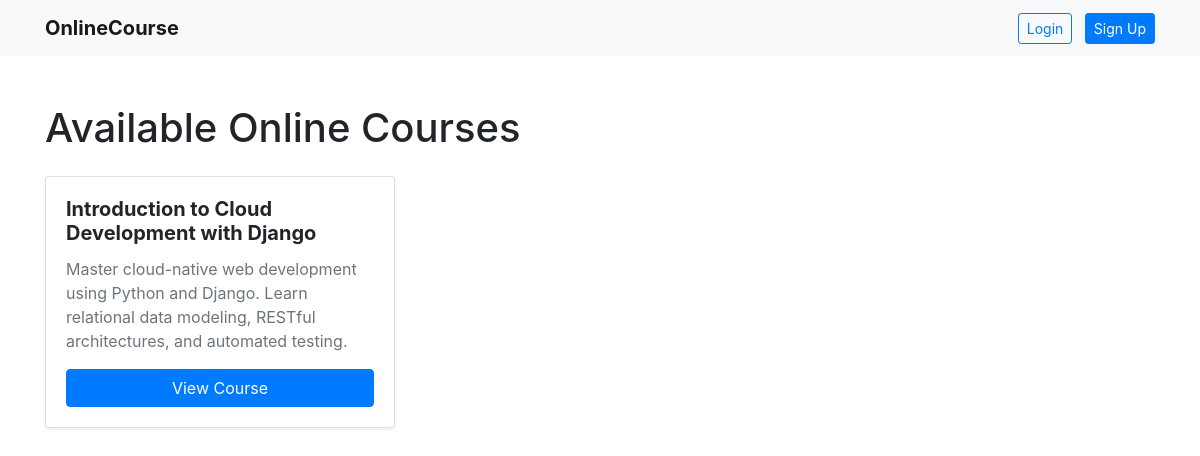
The page /onlinecourse/ on the database its author committed.
### onlinecourse/models.py (models this page shows, shortened)
class Course(models.Model):
    name = models.CharField(null=False, max_length=100, default='online course')
    image = models.ImageField(upload_to='course_images/', blank=True, null=True)
    description = models.CharField(max_length=1000)
    pub_date = models.DateField(null=True)
    instructors = models.ManyToManyField(Instructor)
    users = models.ManyToManyField(settings.AUTH_USER_MODEL, through='Enrollment')
    total_enrollment = models.IntegerField(default=0)
    is_enrolled = False

### onlinecourse/views.py (the view)
# urls.py: path('', views.CourseListView.as_view(), name='index'),
class CourseListView(generic.ListView):
    template_name = 'onlinecourse/course_list_bootstrap.html'
    context_object_name = 'course_list'
    def get_queryset(self):
        return Course.objects.order_by('-total_enrollment')[:10]

### onlinecourse/templates/onlinecourse/course_list_bootstrap.html (shortened to what this page needs)
<!DOCTYPE html>
<html lang="en">
<head>
    <link rel="stylesheet" href="https://maxcdn.bootstrapcdn.com/bootstrap/4.5.2/css/bootstrap.min.css">
</head>
<body>
    <nav class="navbar navbar-light bg-light">
        <div class="container">
            <a class="navbar-brand font-weight-bold" href="{% url 'onlinecourse:index' %}">OnlineCourse</a>
            <div>
                {% if user.is_authenticated %}
                    <span>{{ user.first_name }} ({{ user.username }})</span>
                    <a class="btn btn-outline-danger btn-sm ml-2" href="{% url 'onlinecourse:logout' %}">Logout</a>
                {% else %}
                    <a class="btn btn-outline-primary btn-sm" href="{% url 'onlinecourse:login' %}">Login</a>
                    <a class="btn btn-primary btn-sm ml-2" href="{% url 'onlinecourse:registration' %}">Sign Up</a>
                {% endif %}
            </div>
        </div>
    </nav>
    <div class="container my-5">
        <h1 class="mb-4">Available Online Courses</h1>
        <div class="row">
            {% for course in course_list %}
                <div class="col-md-4 mb-4">
                    <div class="card h-100 shadow-sm">
                        <div class="card-body">
                            <h5 class="card-title font-weight-bold">{{ course.name }}</h5>
                            <p class="card-text text-muted">{{ course.description|truncatewords:20 }}</p>
                            <a href="{% url 'onlinecourse:course_details' course.id %}" class="btn btn-primary btn-block">View Course</a>
                        </div>
                    </div>
                </div>
            {% empty %}
                <p class="text-muted">No courses available.</p>
            {% endfor %}
        </div>
    </div>
</body>
</html>

### rows shown on the page
Course: name "Introduction to Cloud Development with Django", description "Master cloud-native web development using Python and Django. Learn relational data modeling, RESTful architectures, and automated testing."
